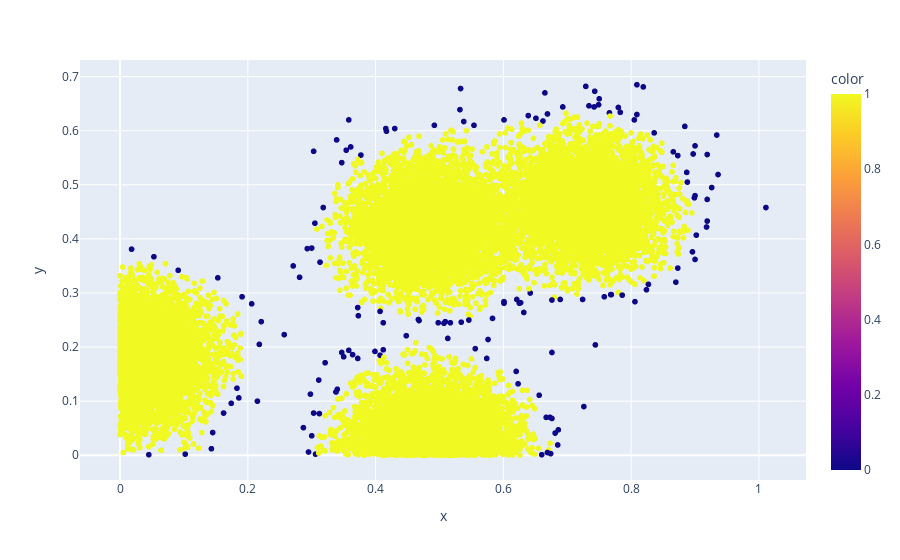

The notebook cell this image was saved under:
### Code cell
#plt to plotly
import plotly.express as px
import pandas as pd

df = pd.read_csv(str(n_points)+"_results.csv", header=None)
df.columns = ['x', 'y', 'r']
#plot color if last column is 1 blue, if 0 red
fig = px.scatter(df, x="x", y="y", color=np.where(df['r']<0.5, 0, 1), size_max=60)
fig.show()

### Figure 1 — Plotly figure (JSON) as saved in the notebook; plotly's stock layout.template omitted (floating-point values rounded to 4 significant figures; data arrays with more than 128 entries replaced by an {"elided": "..."} marker saying what was removed)
{"data": [{"hovertemplate": "x=%{x}<br>y=%{y}<br>color=%{marker.color}<extra></extra>", "legendgroup": "", "marker": {"color": {"elided": "20000 int values"}, "coloraxis": "coloraxis", "symbol": "circle"}, "mode": "markers", "name": "", "showlegend": false, "type": "scattergl", "x": {"elided": "20000 float values"}, "xaxis": "x", "y": {"elided": "20000 float values"}, "yaxis": "y"}], "layout": {"coloraxis": {"colorbar": {"title": {"text": "color"}}, "colorscale": [[0, "#0d0887"], [0.1111, "#46039f"], [0.2222, "#7201a8"], [0.3333, "#9c179e"], [0.4444, "#bd3786"], [0.5556, "#d8576b"], [0.6667, "#ed7953"], [0.7778, "#fb9f3a"], [0.8889, "#fdca26"], [1, "#f0f921"]]}, "legend": {"tracegroupgap": 0}, "margin": {"t": 60}, "xaxis": {"anchor": "y", "domain": [0, 1], "title": {"text": "x"}}, "yaxis": {"anchor": "x", "domain": [0, 1], "title": {"text": "y"}}}}
